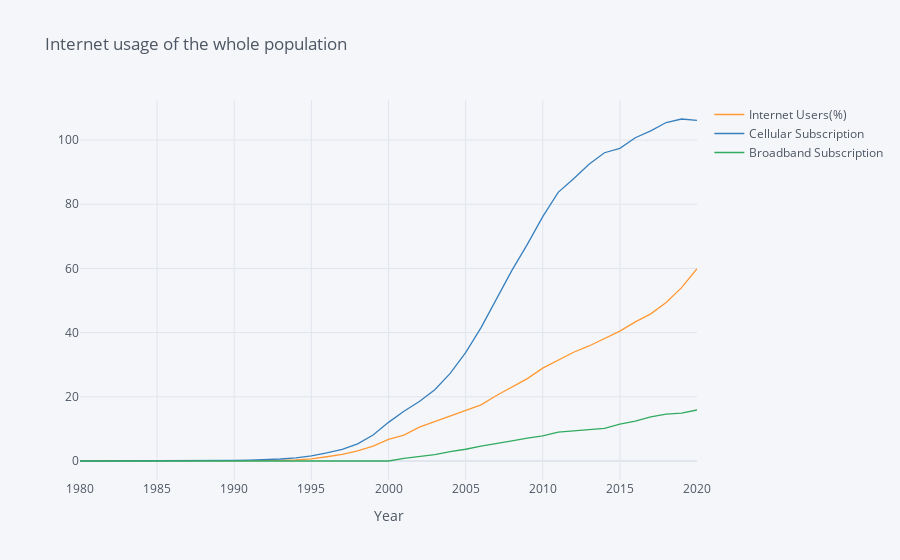

The cell this chart's notebook holds for it:
### Code cell
world=internet[internet['Entity']=='World']
world.iplot(x='Year',
            y=['Internet Users(%)','Cellular Subscription','Broadband Subscription'],
            xTitle='Year',
            title='Internet usage of the whole population')

### Figure 1 — Plotly figure (JSON) as saved in the notebook; plotly's stock layout.template omitted (floating-point values rounded to 4 significant figures)
{"data": [{"line": {"color": "rgba(255, 153, 51, 1.0)", "dash": "solid", "shape": "linear", "width": 1.3}, "mode": "lines", "name": "Internet Users(%)", "text": "", "type": "scatter", "x": [1980, 1981, 1982, 1983, 1984, 1985, 1986, 1987, 1988, 1989, 1990, 1991, 1992, 1993, 1994, 1995, 1996, 1997, 1998, 1999, 2000, 2001, 2002, 2003, 2004, 2005, 2006, 2007, 2008, 2009, 2010, 2011, 2012, 2013, 2014, 2015, 2016, 2017, 2018, 2019, 2020], "y": [0, 0, 0, 0, 0, 0, 0, 0, 0, 0, 0.04924, 0.07918, 0.1254, 0.1789, 0.3599, 0.6815, 1.323, 2.04, 3.136, 4.629, 6.733, 8.058, 10.53, 12.21, 14.1, 15.7, 17.47, 20.4, 23.09, 25.67, 28.93, 31.37, 33.89, 35.84, 38.07, 40.46, 43.34, 45.84, 49.4, 54.01, 59.94]}, {"line": {"color": "rgba(55, 128, 191, 1.0)", "dash": "solid", "shape": "linear", "width": 1.3}, "mode": "lines", "name": "Cellular Subscription", "text": "", "type": "scatter", "x": [1980, 1981, 1982, 1983, 1984, 1985, 1986, 1987, 1988, 1989, 1990, 1991, 1992, 1993, 1994, 1995, 1996, 1997, 1998, 1999, 2000, 2001, 2002, 2003, 2004, 2005, 2006, 2007, 2008, 2009, 2010, 2011, 2012, 2013, 2014, 2015, 2016, 2017, 2018, 2019, 2020], "y": [0.0005301, 0.001487, 0.002331, 0.003387, 0.006855, 0.01586, 0.02951, 0.05082, 0.0848, 0.1416, 0.2109, 0.3015, 0.4267, 0.618, 0.9898, 1.584, 2.497, 3.652, 5.33, 8.119, 12.04, 15.48, 18.52, 22.22, 27.29, 33.77, 41.56, 50.26, 59.37, 67.5, 76.16, 83.72, 87.93, 92.46, 96.05, 97.42, 100.7, 102.9, 105.5, 106.6, 106.2]}, {"line": {"color": "rgba(50, 171, 96, 1.0)", "dash": "solid", "shape": "linear", "width": 1.3}, "mode": "lines", "name": "Broadband Subscription", "text": "", "type": "scatter", "x": [1980, 1981, 1982, 1983, 1984, 1985, 1986, 1987, 1988, 1989, 1990, 1991, 1992, 1993, 1994, 1995, 1996, 1997, 1998, 1999, 2000, 2001, 2002, 2003, 2004, 2005, 2006, 2007, 2008, 2009, 2010, 2011, 2012, 2013, 2014, 2015, 2016, 2017, 2018, 2019, 2020], "y": [0, 0, 0, 0, 0, 0, 0, 0, 0, 0, 0, 0, 0, 0, 0, 0, 0, 0, 0, 0, 0, 0.8376, 1.342, 1.976, 2.943, 3.659, 4.653, 5.371, 6.259, 7.098, 7.848, 8.986, 9.356, 9.775, 10.19, 11.52, 12.43, 13.76, 14.58, 14.89, 15.89]}], "layout": {"legend": {"bgcolor": "#F5F6F9", "font": {"color": "#4D5663"}}, "paper_bgcolor": "#F5F6F9", "plot_bgcolor": "#F5F6F9", "title": {"font": {"color": "#4D5663"}, "text": "Internet usage of the whole population"}, "xaxis": {"gridcolor": "#E1E5ED", "showgrid": true, "tickfont": {"color": "#4D5663"}, "title": {"font": {"color": "#4D5663"}, "text": "Year"}, "zerolinecolor": "#E1E5ED"}, "yaxis": {"gridcolor": "#E1E5ED", "showgrid": true, "tickfont": {"color": "#4D5663"}, "title": {"font": {"color": "#4D5663"}, "text": ""}, "zerolinecolor": "#E1E5ED"}}}
